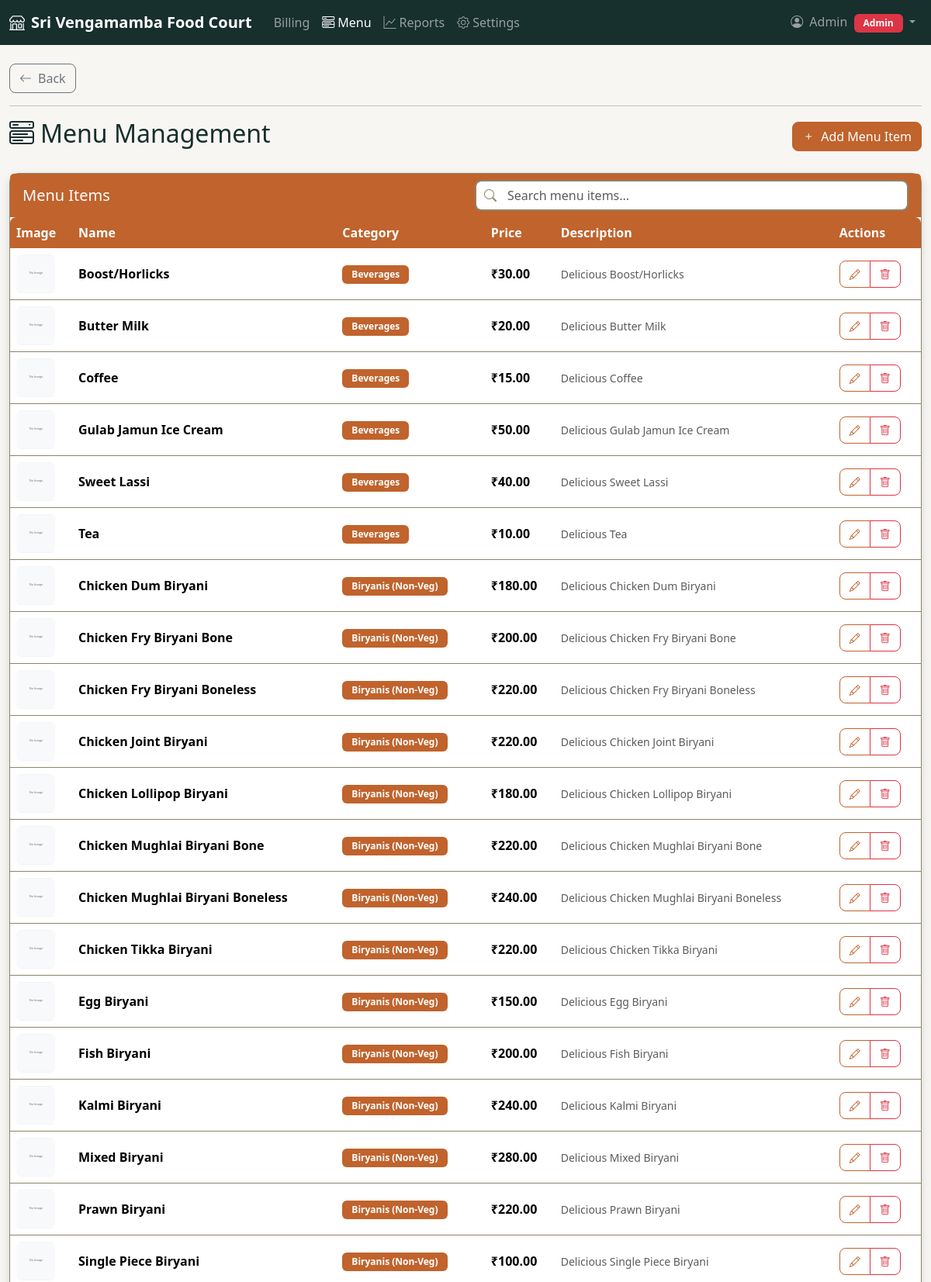
/menu (signed in, upper part), run on the app's committed database.
### tables this page shows
CREATE TABLE menu (
            id INTEGER PRIMARY KEY AUTOINCREMENT,
            name TEXT NOT NULL,
            category TEXT NOT NULL,
            price REAL NOT NULL,
            image TEXT,
            description TEXT,
            created_at TIMESTAMP DEFAULT CURRENT_TIMESTAMP
        , name_te TEXT, description_te TEXT);

### app.py (the view)
@app.route('/menu')
@admin_required
def menu_management():
    conn = sqlite3.connect('database/restaurant.db')
    cursor = conn.cursor()
    cursor.execute('SELECT * FROM menu ORDER BY category, name')
    menu_items = cursor.fetchall()
    conn.close()
    items = []
    for item in menu_items:
        items.append({
            'id': item[0],
            'name': item[1],
            'category': item[2],
            'price': item[3],
            'image': item[4],
            'description': item[5]
        })
    return render_template('menu.html', menu_items=items)

### app.py (called while the page is built)
def admin_required(f):
    @wraps(f)
    def decorated_function(*args, **kwargs):
        if 'user_id' not in session:
            return redirect(url_for('login'))
        if session.get('role') != 'admin':
            return redirect(url_for('unauthorized'))
        return f(*args, **kwargs)
    return decorated_function

### templates/menu.html (shortened to what this page needs)
{% extends "base.html" %}
{% block content %}
<div class="mb-3">
    <button class="btn btn-outline-secondary" onclick="history.back()">
        <i class="bi bi-arrow-left me-2"></i><span data-lang="common.back">Back</span>
    </button>
    <hr>
  </div>
<div class="row">
    <div class="col-12">
        <div class="d-flex justify-content-between align-items-center mb-4">
            <h2><i class="bi bi-menu-button-wide me-2"></i><span data-lang="menu.title">Menu Management</span></h2>
            <button class="btn btn-primary" onclick="openAddItemModal()">
                <i class="bi bi-plus me-2"></i><span data-lang="menu.add_item">Add Menu Item</span>
            </button>
        </div>
        <div class="card">
            <div class="card-header">
                <div class="row align-items-center">
                    <div class="col-md-6">
                        <h5 class="mb-0">Menu Items</h5>
                    </div>
                    <div class="col-md-6">
                        <div class="search-bar-menu">
                            <i class="bi bi-search"></i>
                            <input type="text"
                                   id="menuSearchInput"
                                   class="form-control"
                                   placeholder="Search menu items..."
                                   onkeyup="searchMenuItems()">
                        </div>
                    </div>
                </div>
            </div>
            <div class="card-body p-0">
                {% if menu_items %}
                <div class="table-responsive">
                    <table class="table table-hover mb-0">
                        <thead>
                            <tr>
                                <th>Image</th>
                                <th>Name</th>
                                <th>Category</th>
                                <th>Price</th>
                                <th>Description</th>
                                <th>Actions</th>
                            </tr>
                        </thead>
                        <tbody>
                            {% for item in menu_items %}
                            <tr>
                                <td>
                                    <img src="{{ item.image if item.image else '/static/images/placeholder.svg' }}"
                                         alt="{{ item.name }}"
                                         class="rounded"
                                         style="width: 50px; height: 50px; object-fit: cover;"
                                         onerror="this.src='/static/images/placeholder.svg'">
                                </td>
                                <td>
                                    <strong>{{ item.name }}</strong>
                                </td>
                                <td>
                                    <span class="badge bg-primary">{{ item.category }}</span>
                                </td>
                                <td>
                                    <strong>₹{{ "%.2f"|format(item.price) }}</strong>
                                </td>
                                <td>
                                    <small class="text-muted">{{ item.description or 'No description' }}</small>
                                </td>
                                <td>
                                    <div class="btn-group" role="group">
                                        <button class="btn btn-outline-primary btn-sm"
                                                onclick="openEditItemModal({{ item.id }}, '{{ item.name }}', '{{ item.category }}', {{ item.price }}, '{{ item.description or '' }}')"
                                                data-bs-toggle="tooltip" title="Edit">
                                            <i class="bi bi-pencil"></i>
                                        </button>
                                        <button class="btn btn-outline-danger btn-sm"
                                                onclick="openDeleteItemModal({{ item.id }}, '{{ item.name }}')"
                                                data-bs-toggle="tooltip" title="Delete">
                                            <i class="bi bi-trash"></i>
                                        </button>
                                    </div>
                                </td>
                            </tr>
                            {% endfor %}
                        </tbody>
                    </table>
                </div>
                {% endif %}
            </div>
        </div>
    </div>
</div>
{% endblock %}

### templates/base.html (shortened to what this page needs)
<!DOCTYPE html>
<html lang="en">
<head>
    <link href="{{ url_for('static', filename='css/bootstrap.min.css') }}" rel="stylesheet">
    <link href="{{ url_for('static', filename='css/style.css') }}" rel="stylesheet">
    <link href="{{ url_for('static', filename='css/bootstrap-icons.css') }}" rel="stylesheet">
</head>
<body>
    <nav class="navbar navbar-expand-lg navbar-dark" style="background-color: var(--bg-dark);">
        <div class="container-fluid">
            <a class="navbar-brand d-flex align-items-center" href="{{ url_for('index') }}">
                <i class="bi bi-shop me-2"></i>
                <span id="restaurant-name" data-lang="nav.restaurant_name">Sri Vengamamba Food Court</span>
            </a>
            <div class="collapse navbar-collapse" id="navbarNav">
                <ul class="navbar-nav me-auto">
                    <li class="nav-item">
                        <a class="nav-link {% if request.endpoint == 'index' %}active{% endif %}" href="{{ url_for('index') }}">
                            <span data-lang="nav.billing">Billing</span>
                        </a>
                    </li>
                    {% if session.role == 'admin' %}
                    <li class="nav-item">
                        <a class="nav-link {% if request.endpoint == 'menu_management' %}active{% endif %}" href="{{ url_for('menu_management') }}">
                            <i class="bi bi-menu-button-wide me-1"></i><span data-lang="nav.menu">Menu</span>
                        </a>
                    </li>
                    <li class="nav-item">
                        <a class="nav-link {% if request.endpoint == 'reports' %}active{% endif %}" href="{{ url_for('reports') }}">
                            <i class="bi bi-graph-up me-1"></i><span data-lang="nav.reports">Reports</span>
                        </a>
                    </li>
                    <li class="nav-item">
                        <a class="nav-link {% if request.endpoint == 'settings' %}active{% endif %}" href="{{ url_for('settings') }}">
                            <i class="bi bi-gear me-1"></i><span data-lang="nav.settings">Settings</span>
                        </a>
                    </li>
                    {% else %}
                    <li class="nav-item">
                        <a class="nav-link {% if request.endpoint == 'user_dashboard' %}active{% endif %}" href="{{ url_for('user_dashboard') }}">
                            <i class="bi bi-speedometer2 me-1"></i><span data-lang="nav.dashboard">Dashboard</span>
                        </a>
                    </li>
                    {% endif %}
                </ul>
                <ul class="navbar-nav">
                    <li class="nav-item dropdown">
                        <a class="nav-link dropdown-toggle" href="#" id="navbarDropdown" role="button" data-bs-toggle="dropdown">
                            <i class="bi bi-person-circle me-1"></i>
                            {{ session.username|title if session.username else 'User' }}
                            <span class="badge bg-{{ 'danger' if session.role == 'admin' else 'primary' }} ms-1">
                                {{ session.role|title if session.role else 'User' }}
                            </span>
                        </a>
                    </li>
                </ul>
            </div>
        </div>
    </nav>
    <main class="container-fluid py-4">
        {% block content %}{% endblock %}
    </main>
</body>
</html>

### static/css/style.css (style rules this page uses)
:root { --primary-color: #C0632D; --primary-dark: #A5521F; --secondary-color: #8D846A; --accent-color: #486954; --accent-dark: #3A5442; --success-color: #486954; --success-light: #5A7A66; --text-dark: #172F2D; --text-light: #486954; --text-muted: #8D846A; --text-light-bg: #FFFFFF; --bg-primary: #F8F6F3; --bg-secondary: #FFFFFF; --bg-accent: #8D846A; --bg-dark: #172F2D; --bg-warm: #F5F2ED; --border-color: #8D846A; --border-light: #E8E5E0; --border-dark: #486954; --divider-color: #8D846A; --warning-color: #C0632D; --danger-color: #B85450; --info-color: #486954; --chocolate: #663E25; --chocolate-light: #8B5A3C; }
body { font-family: 'Segoe UI', Tahoma, Geneva, Verdana, sans-serif; background-color: var(--bg-primary); color: var(--text-dark); }
.navbar-brand { font-weight: 600; font-size: 1.25rem; }
.bg-primary { background-color: var(--primary-color) !important; }
.btn-primary { background-color: var(--primary-color); border-color: var(--primary-color); }
.btn-outline-primary { color: var(--primary-color); border-color: var(--primary-color); }
.search-bar-menu { position: relative; display: flex; align-items: center; }
.search-bar-menu .bi-search { position: absolute; left: 12px; color: var(--text-muted); font-size: 1rem; z-index: 2; }
.search-bar-menu .form-control { padding-left: 2.5rem; padding-right: 2.5rem; border-radius: 8px; border: 2px solid var(--border-color); transition: all 0.3s ease; }
.btn { border-radius: 8px; font-weight: 500; transition: all 0.3s ease; }
.btn-sm { padding: 0.375rem 0.75rem; font-size: 0.875rem; }
.table { background: white; border-radius: 8px; overflow: hidden; box-shadow: 0 2px 8px rgba(0, 0, 0, 0.1); }
.table th { background-color: var(--primary-color); color: white; border: none; font-weight: 600; }
.table td { vertical-align: middle; border-color: var(--border-color); }
.form-control { border-radius: 8px; border: 1px solid var(--border-color); transition: all 0.3s ease; }
.card { border: 1px solid var(--border-color); border-radius: 12px; box-shadow: 0 4px 12px rgba(24, 47, 45, 0.15); background: var(--bg-secondary); transition: all 0.3s ease; }
.card-header { background-color: var(--primary-color); color: white; border: none; font-weight: 600; }
.badge { font-size: 0.75rem; padding: 0.375rem 0.75rem; border-radius: 6px; }

### data on the page
menu: name "Boost/Horlicks", category "Beverages", price "30.00", description "Delicious Boost/Horlicks"
menu: name "Butter Milk", category "Beverages", price "20.00", description "Delicious Butter Milk"
menu: name "Coffee", category "Beverages", price "15.00", description "Delicious Coffee"
menu: name "Gulab Jamun Ice Cream", category "Beverages", price "50.00", description "Delicious Gulab Jamun Ice Cream"
menu: name "Sweet Lassi", category "Beverages", price "40.00", description "Delicious Sweet Lassi"
menu: name "Tea", category "Beverages", price "10.00", description "Delicious Tea"
menu: name "Chicken Dum Biryani", category "Biryanis (Non-Veg)", price "180.00", description "Delicious Chicken Dum Biryani"
menu: name "Chicken Fry Biryani Bone", category "Biryanis (Non-Veg)", price "200.00", description "Delicious Chicken Fry Biryani Bone"
menu: name "Chicken Fry Biryani Boneless", category "Biryanis (Non-Veg)", price "220.00", description "Delicious Chicken Fry Biryani Boneless"
menu: name "Chicken Joint Biryani", category "Biryanis (Non-Veg)", price "220.00", description "Delicious Chicken Joint Biryani"
menu: name "Chicken Lollipop Biryani", category "Biryanis (Non-Veg)", price "180.00", description "Delicious Chicken Lollipop Biryani"
menu: name "Chicken Mughlai Biryani Bone", category "Biryanis (Non-Veg)", price "220.00", description "Delicious Chicken Mughlai Biryani Bone"
menu: name "Chicken Mughlai Biryani Boneless", category "Biryanis (Non-Veg)", price "240.00", description "Delicious Chicken Mughlai Biryani Boneless"
menu: name "Chicken Tikka Biryani", category "Biryanis (Non-Veg)", price "220.00", description "Delicious Chicken Tikka Biryani"
menu: name "Egg Biryani", category "Biryanis (Non-Veg)", price "150.00", description "Delicious Egg Biryani"
menu: name "Fish Biryani", category "Biryanis (Non-Veg)", price "200.00", description "Delicious Fish Biryani"
menu: name "Kalmi Biryani", category "Biryanis (Non-Veg)", price "240.00", description "Delicious Kalmi Biryani"
menu: name "Mixed Biryani", category "Biryanis (Non-Veg)", price "280.00", description "Delicious Mixed Biryani"
menu: name "Prawn Biryani", category "Biryanis (Non-Veg)", price "220.00", description "Delicious Prawn Biryani"
menu: name "Single Piece Biryani", category "Biryanis (Non-Veg)", price "100.00", description "Delicious Single Piece Biryani"

### other printed values
{{ session.username|title if session.username else 'User' }} "Admin"
{{ session.role|title if session.role else 'User' }} "Admin"
